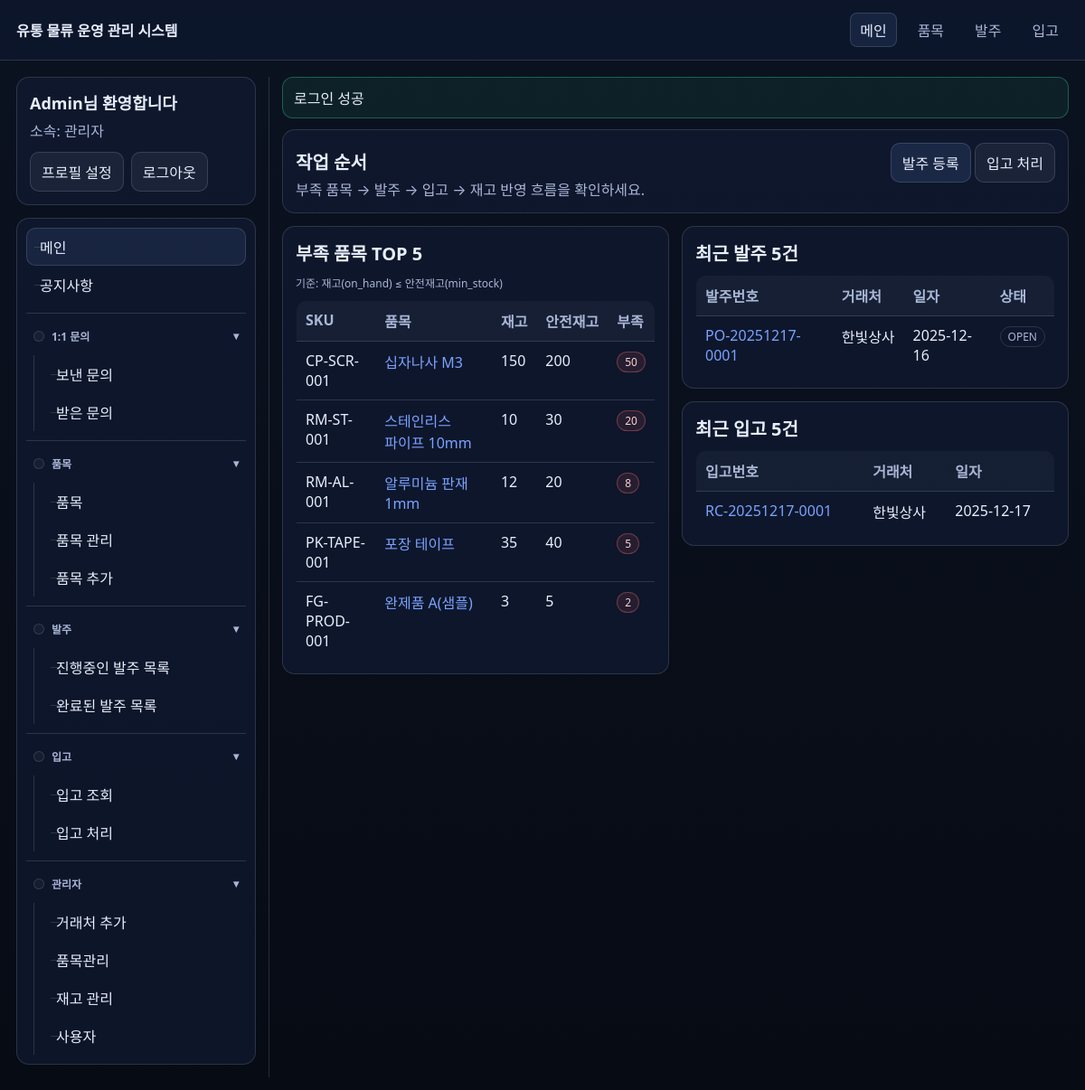
/index.php (signed in), run on the app's committed database.
### tables this page shows
CREATE TABLE items (
  id BIGINT UNSIGNED NOT NULL AUTO_INCREMENT,
  sku VARCHAR(50) NOT NULL,
  name VARCHAR(200) NOT NULL,
  supplier_id BIGINT UNSIGNED NULL,
  unit VARCHAR(20) NOT NULL DEFAULT 'EA',
  min_stock INT NOT NULL DEFAULT 0,
  active TINYINT(1) NOT NULL DEFAULT 1,
  created_at DATETIME NOT NULL DEFAULT CURRENT_TIMESTAMP,
  updated_at DATETIME NOT NULL DEFAULT CURRENT_TIMESTAMP ON UPDATE CURRENT_TIMESTAMP,
  PRIMARY KEY (id),
  UNIQUE KEY uq_items_sku (sku),
  KEY idx_items_name (name),
  KEY idx_items_supplier (supplier_id),
  CONSTRAINT fk_items_supplier FOREIGN KEY (supplier_id) REFERENCES suppliers(id)
    ON UPDATE CASCADE ON DELETE SET NULL
);

CREATE TABLE purchase_orders (
  id BIGINT UNSIGNED NOT NULL AUTO_INCREMENT,
  po_no VARCHAR(30) NOT NULL,
  supplier_id BIGINT UNSIGNED NOT NULL,
  ordered_by BIGINT UNSIGNED NOT NULL,
  status ENUM('OPEN','RECEIVED','CANCELLED') NOT NULL DEFAULT 'OPEN',
  order_date DATE NOT NULL,
  notes TEXT NULL,
  created_at DATETIME NOT NULL DEFAULT CURRENT_TIMESTAMP,
  updated_at DATETIME NOT NULL DEFAULT CURRENT_TIMESTAMP ON UPDATE CURRENT_TIMESTAMP,
  PRIMARY KEY (id),
  UNIQUE KEY uq_po_no (po_no),
  KEY idx_po_supplier_date (supplier_id, order_date),
  KEY idx_po_ordered_by (ordered_by),
  CONSTRAINT fk_po_supplier FOREIGN KEY (supplier_id) REFERENCES suppliers(id)
    ON UPDATE CASCADE ON DELETE RESTRICT,
  CONSTRAINT fk_po_user FOREIGN KEY (ordered_by) REFERENCES users(id)
    ON UPDATE CASCADE ON DELETE RESTRICT
);

CREATE TABLE suppliers (
  id BIGINT UNSIGNED NOT NULL AUTO_INCREMENT,
  name VARCHAR(150) NOT NULL,
  contact_name VARCHAR(100) NULL,
  phone VARCHAR(50) NULL,
  email VARCHAR(190) NULL,
  notes TEXT NULL,
  created_at DATETIME NOT NULL DEFAULT CURRENT_TIMESTAMP,
  updated_at DATETIME NOT NULL DEFAULT CURRENT_TIMESTAMP ON UPDATE CURRENT_TIMESTAMP,
  PRIMARY KEY (id),
  UNIQUE KEY uq_suppliers_name (name)
);

CREATE TABLE receipts (
  id BIGINT UNSIGNED NOT NULL AUTO_INCREMENT,
  receipt_no VARCHAR(30) NOT NULL,
  purchase_order_id BIGINT UNSIGNED NULL,
  supplier_id BIGINT UNSIGNED NOT NULL,
  received_by BIGINT UNSIGNED NOT NULL,
  receipt_date DATE NOT NULL,
  notes TEXT NULL,
  created_at DATETIME NOT NULL DEFAULT CURRENT_TIMESTAMP,
  PRIMARY KEY (id),
  UNIQUE KEY uq_receipt_no (receipt_no),
  KEY idx_receipts_supplier_date (supplier_id, receipt_date),
  KEY idx_receipts_po (purchase_order_id),
  CONSTRAINT fk_receipts_po FOREIGN KEY (purchase_order_id) REFERENCES purchase_orders(id)
    ON UPDATE CASCADE ON DELETE SET NULL,
  CONSTRAINT fk_receipts_supplier FOREIGN KEY (supplier_id) REFERENCES suppliers(id)
    ON UPDATE CASCADE ON DELETE RESTRICT,
  CONSTRAINT fk_receipts_user FOREIGN KEY (received_by) REFERENCES users(id)
    ON UPDATE CASCADE ON DELETE RESTRICT
);

### includes/bootstrap.php (called while the page is built, shortened)
<?php
function e(?string $value): string {
  return htmlspecialchars((string)$value, ENT_QUOTES | ENT_SUBSTITUTE, 'UTF-8');
}
function url(string $path): string {
  $path = '/' . ltrim($path, '/');
  return $path;
}
spl_autoload_register(function ($class) {
  $base = __DIR__ . '/../classes/';
  $path = $base . str_replace('\\', '/', $class) . '.php';
});

### classes/Inventory.php (called while the page is built, shortened)
<?php
final class Inventory {
  public static function lowStockTop(PDO $db, int $limit = 5, int $supplierId = 0): array {
    $where = ['it.active = 1', 'COALESCE(inv.on_hand,0) <= it.min_stock'];
    $params = [];
    $sql = 'SELECT it.id, it.sku, it.name, it.min_stock, COALESCE(inv.on_hand,0) AS on_hand,
                   (it.min_stock - COALESCE(inv.on_hand,0)) AS shortage
            FROM items it
            LEFT JOIN inventory inv ON inv.item_id = it.id
            WHERE ' . implode(' AND ', $where) . '
            ORDER BY shortage DESC, it.name ASC
            LIMIT ?';
    $st = $db->prepare($sql);
    $pos = 1;
    $st->bindValue($pos, $limit, PDO::PARAM_INT);
    $st->execute();
    return $st->fetchAll();
  }
}

### classes/PurchaseOrder.php (called while the page is built, shortened)
<?php
final class PurchaseOrder {
  public static function latest(PDO $db, int $limit = 5, int $supplierId = 0): array {
    $where = '1=1';
    $sql = 'SELECT po.id, po.po_no, po.status, po.order_date, sp.name AS supplier_name
            FROM purchase_orders po
            JOIN suppliers sp ON sp.id = po.supplier_id
            WHERE ' . $where . '
            ORDER BY po.id DESC
            LIMIT ?';
    $st = $db->prepare($sql);
    $pos = 1;
    $st->bindValue($pos, $limit, PDO::PARAM_INT);
    $st->execute();
    return $st->fetchAll();
  }
}

### classes/Receipt.php (called while the page is built, shortened)
<?php
final class Receipt {
  public static function latest(PDO $db, int $limit = 5, int $supplierId = 0): array {
    $where = '1=1';
    $sql = 'SELECT r.id, r.receipt_no, r.receipt_date, sp.name AS supplier_name
            FROM receipts r
            JOIN suppliers sp ON sp.id = r.supplier_id
            WHERE ' . $where . '
            ORDER BY r.id DESC
            LIMIT ?';
    $st = $db->prepare($sql);
    $pos = 1;
    $st->bindValue($pos, $limit, PDO::PARAM_INT);
    $st->execute();
    return $st->fetchAll();
  }
}

### index.php (the view, shortened to what this page needs)
<?php
require_once __DIR__ . '/includes/bootstrap.php';
$db = db();
$scopeSupplierId = 0;
$low = Inventory::lowStockTop($db, 5, $scopeSupplierId);
$recentPo = PurchaseOrder::latest($db, 5, $scopeSupplierId);
$recentRc = Receipt::latest($db, 5, $scopeSupplierId);
require_once __DIR__ . '/includes/header.php';
?>
<div class="grid">
  <div class="col-12">
    <div class="card">
      <div class="kpi">
        <div>
          <h1 class="h1" style="margin-bottom:4px">작업 순서</h1>
          <div class="muted">부족 품목 → 발주 → 입고 → 재고 반영 흐름을 확인하세요.</div>
        </div>
        <div>
          <a class="btn" href="<?= e(url('/po_create.php')) ?>">발주 등록</a>
          <a class="btn secondary" href="<?= e(url('/receipt_create.php')) ?>">입고 처리</a>
        </div>
      </div>
    </div>
  </div>
  <div class="col-6">
    <div class="card">
      <h2 class="h1">부족 품목 TOP 5</h2>
      <div class="small">기준: 재고(on_hand) ≤ 안전재고(min_stock)</div>
      <table class="table">
        <thead>
          <tr>
            <th>SKU</th>
            <th>품목</th>
            <th>재고</th>
            <th>안전재고</th>
            <th>부족</th>
          </tr>
        </thead>
        <tbody>
        <?php if (!$low): ?>
          <tr><td colspan="5" class="muted">부족 품목이 없습니다.</td></tr>
        <?php else: ?>
          <?php foreach ($low as $r): ?>
            <tr>
              <td><?= e($r['sku']) ?></td>
              <td><a href="<?= e(url('/item_view.php?id=' . (int)$r['id'])) ?>"><?= e($r['name']) ?></a></td>
              <td><?= e((string)$r['on_hand']) ?></td>
              <td><?= e((string)$r['min_stock']) ?></td>
              <td><span class="badge danger"><?= e((string)$r['shortage']) ?></span></td>
            </tr>
          <?php endforeach; ?>
        <?php endif; ?>
        </tbody>
      </table>
    </div>
  </div>
  <div class="col-6">
    <div class="card">
      <h2 class="h1">최근 발주 5건</h2>
      <table class="table">
        <thead>
          <tr>
            <th>발주번호</th>
            <th>거래처</th>
            <th>일자</th>
            <th>상태</th>
          </tr>
        </thead>
        <tbody>
        <?php if (!$recentPo): ?>
          <tr><td colspan="4" class="muted">발주가 없습니다.</td></tr>
        <?php else: ?>
          <?php foreach ($recentPo as $po): ?>
            <tr>
              <td><a href="<?= e(url('/po_view.php?id=' . (int)$po['id'])) ?>"><?= e($po['po_no']) ?></a></td>
              <td><?= e($po['supplier_name']) ?></td>
              <td><?= e($po['order_date']) ?></td>
              <td><span class="badge"><?= e($po['status']) ?></span></td>
            </tr>
          <?php endforeach; ?>
        <?php endif; ?>
        </tbody>
      </table>
    </div>
    <div style="height:14px"></div>
    <div class="card">
      <h2 class="h1">최근 입고 5건</h2>
      <table class="table">
        <thead>
          <tr>
            <th>입고번호</th>
            <th>거래처</th>
            <th>일자</th>
          </tr>
        </thead>
        <tbody>
        <?php if (!$recentRc): ?>
          <tr><td colspan="3" class="muted">입고가 없습니다.</td></tr>
        <?php else: ?>
          <?php foreach ($recentRc as $rc): ?>
            <tr>
              <td><a href="<?= e(url('/receipt_view.php?id=' . (int)$rc['id'])) ?>"><?= e($rc['receipt_no']) ?></a></td>
              <td><?= e($rc['supplier_name']) ?></td>
              <td><?= e($rc['receipt_date']) ?></td>
            </tr>
          <?php endforeach; ?>
        <?php endif; ?>
        </tbody>
      </table>
    </div>
  </div>
</div>
<?php require_once __DIR__ . '/includes/footer.php'; ?>

### data on the page
items: sku "CP-SCR-001", name "십자나사 M3", on_hand "150", min_stock "200", shortage "50"
items: sku "RM-ST-001", name "스테인리스 파이프 10mm", on_hand "10", min_stock "30", shortage "20"
items: sku "RM-AL-001", name "알루미늄 판재 1mm", on_hand "12", min_stock "20", shortage "8"
items: sku "PK-TAPE-001", name "포장 테이프", on_hand "35", min_stock "40", shortage "5"
items: sku "FG-PROD-001", name "완제품 A(샘플)", on_hand "3", min_stock "5", shortage "2"
purchase_orders: po_no "PO-20251217-0001", supplier.name "한빛상사", order_date "2025-12-16", status "OPEN"
receipts: receipt_no "RC-20251217-0001", supplier.name "한빛상사", receipt_date "2025-12-17"

### other printed values
APP_NAME "유통 물류 운영 관리 시스템"
$me['name'] "Admin"
$flash['message'] "로그인 성공"
